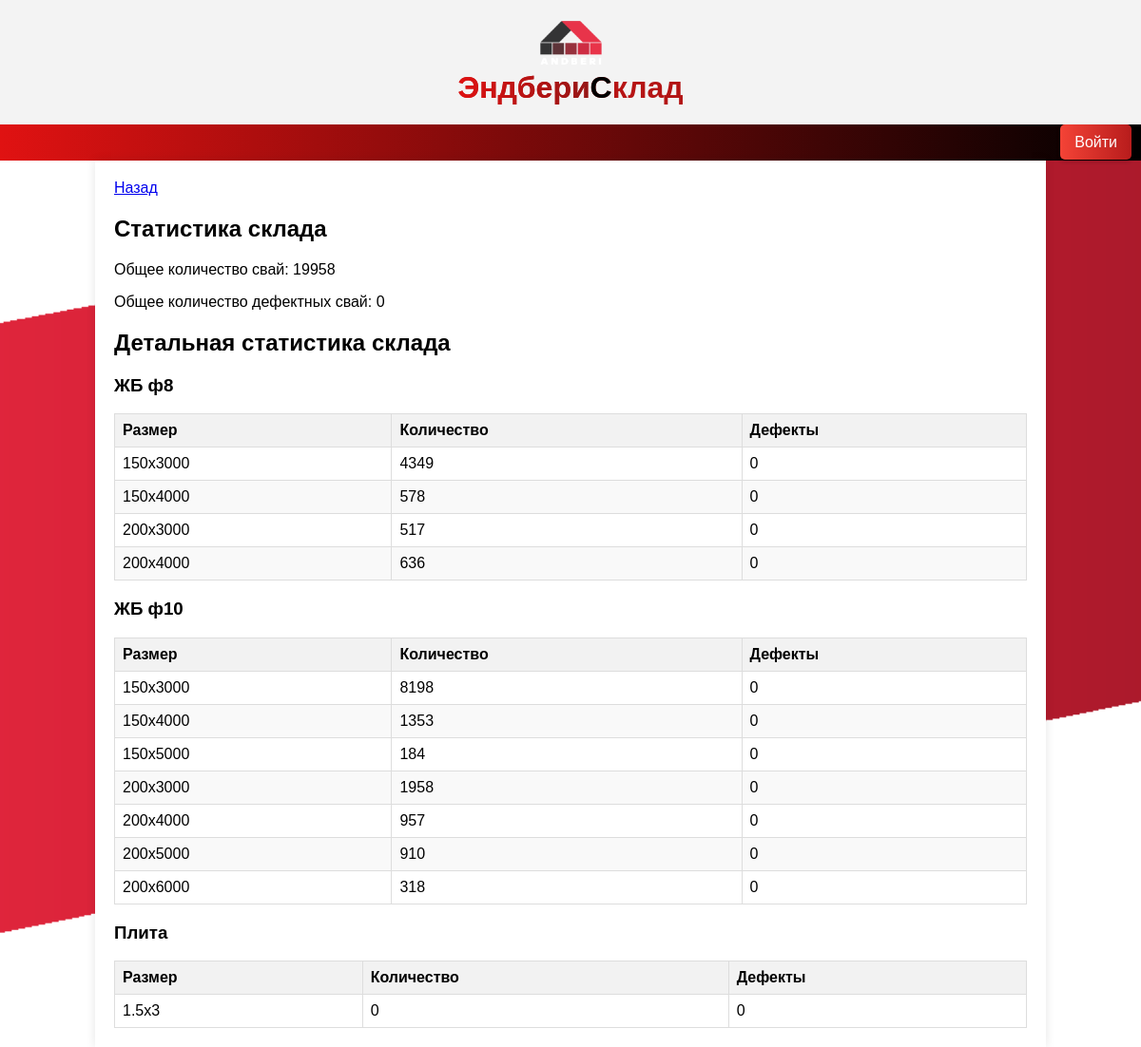
Screenshot of /warehouse-statistics/ with the database file from the repository.
### sklad_app/models.py (models this page shows, shortened)
class NamePile(models.Model):
    TYPE_CHOICES = (
        ('винтовые', 'Винтовые'),
        ('жб', 'Железобетонные'),
    )
    name = models.CharField(max_length=232)
    pile_type = models.CharField(max_length=10, choices=TYPE_CHOICES, default='винтовые', verbose_name='Тип')

class Pile(models.Model):
    name=models.ForeignKey(NamePile,on_delete=models.CASCADE)
    size=models.CharField(max_length=100)
    weight=models.IntegerField(default=0)
    price_beton = models.DecimalField(max_digits=10, decimal_places=4,blank=True,default=0.0)
    price_wire_3 = models.DecimalField(max_digits=10, decimal_places=4,blank=True,default=0.0)
    price_wire_4 = models.DecimalField(max_digits=10, decimal_places=4, blank=True, default=0.0)
    price_wire_6 = models.DecimalField(max_digits=10, decimal_places=4, blank=True, default=0.0)
    price_armature = models.DecimalField(max_digits=10, decimal_places=4,blank=True,default=0.0)
    price_armature10 = models.DecimalField(max_digits=10, decimal_places=4,blank=True,default=0.0)
    count = models.IntegerField(default=0)
    defect = models.IntegerField(default=0)

### sklad_app/views.py (the view)
# urls.py: path('warehouse-statistics/', warehouse_statistics, name='warehouse_statistics'),
def warehouse_statistics(request):
    piles = Pile.objects.filter(name__pile_type='жб')
    total_count = sum(pile.count for pile in piles)
    total_defect = sum(pile.defect for pile in piles)
    pile_names = piles.values_list('name__name', flat=True).distinct()
    piles_stats = {}
    for name in pile_names:
        sizes_stats = piles.filter(name__name=name).values('size').annotate(
            total_count=Sum('count'),
            total_defect=Sum('defect')
        ).order_by('size')
        piles_stats[name] = list(sizes_stats)
    context = {
        'total_count': total_count,
        'total_defect': total_defect,
        'piles_stats': piles_stats
    }
    return render(request, 'warehouse_statistics.html', context)

### templates/warehouse_statistics.html (shortened to what this page needs)
{% extends 'index.html' %}
{% block content %}
<a href="/" class="button">Назад</a>
<h2>Статистика склада</h2>
<p>Общее количество свай: {{ total_count }}</p>
<p>Общее количество дефектных свай: {{ total_defect }}</p>
<h2>Детальная статистика склада</h2>
{% for name, stats in piles_stats.items %}
    <div>
        <h3>{{ name }}</h3>
        <table>
          <thead>
            <tr>
              <th>Размер</th>
              <th>Количество</th>
              <th>Дефекты</th>
            </tr>
          </thead>
          <tbody>
            {% for stat in stats %}
            <tr>
              <td>{{ stat.size }}</td>
              <td>{{ stat.total_count }}</td>
              <td>{{ stat.total_defect }}</td>
            </tr>
            {% endfor %}
          </tbody>
        </table>
    </div>
{% endfor %}
{% endblock %}

### templates/warehouse_statistics.html (style rules this page uses)
table { width: 100%; border-collapse: collapse; }
th, td { border: 1px solid #ddd; padding: 8px; text-align: left; }
th { background-color: #f2f2f2; }
tr:nth-child(even) { background-color: #f9f9f9; }

### rows the page displays
NamePile: name "ЖБ ф8"
Pile: size "150x3000", total_count "4349", total_defect "0"
Pile: size "150x4000", total_count "578", total_defect "0"
Pile: size "200x3000", total_count "517", total_defect "0"
Pile: size "200x4000", total_count "636", total_defect "0"
NamePile: name "ЖБ ф10"
Pile: size "150x3000", total_count "8198", total_defect "0"
Pile: size "150x4000", total_count "1353", total_defect "0"
Pile: size "150x5000", total_count "184", total_defect "0"
Pile: size "200x3000", total_count "1958", total_defect "0"
Pile: size "200x4000", total_count "957", total_defect "0"
Pile: size "200x5000", total_count "910", total_defect "0"
Pile: size "200x6000", total_count "318", total_defect "0"
NamePile: name "Плита"
Pile: size "1.5x3", total_count "0", total_defect "0"

### other values shown
{{ total_count }} "19958"
{{ total_defect }} "0"
